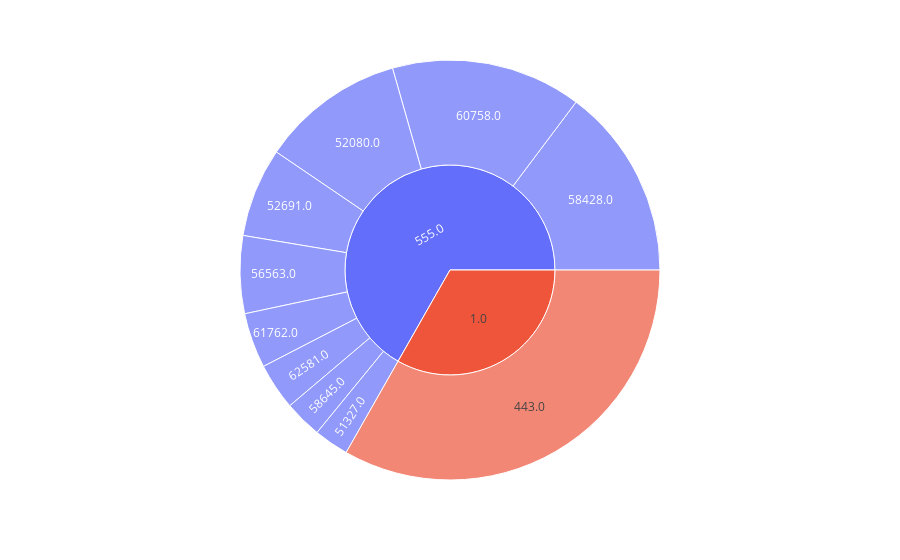

Source (notebook cell):
### Code cell
permit_sunburst = px.sunburst(df_permit_gb, path=['policyid', 'portdst'], values='counts')
permit_sunburst.show()

### Figure 1 — Plotly figure (JSON) as saved in the notebook; plotly's stock layout.template omitted (floating-point values rounded to 4 significant figures)
{"data": [{"branchvalues": "total", "domain": {"x": [0, 1], "y": [0, 1]}, "hovertemplate": "labels=%{label}<br>counts=%{value}<br>parent=%{parent}<br>id=%{id}<extra></extra>", "ids": ["1.0/443.0", "555.0/51327.0", "555.0/52080.0", "555.0/52691.0", "555.0/56563.0", "555.0/58428.0", "555.0/58645.0", "555.0/60758.0", "555.0/61762.0", "555.0/62581.0", "1.0", "555.0"], "labels": ["443.0", "51327.0", "52080.0", "52691.0", "56563.0", "58428.0", "58645.0", "60758.0", "61762.0", "62581.0", "1.0", "555.0"], "name": "", "parents": ["1.0", "555.0", "555.0", "555.0", "555.0", "555.0", "555.0", "555.0", "555.0", "555.0", "", ""], "type": "sunburst", "values": [19428, 1567, 6480, 4012, 3497, 8623, 1695, 8573, 2482, 2101, 19428, 39030]}], "layout": {"legend": {"tracegroupgap": 0}, "margin": {"t": 60}}}
